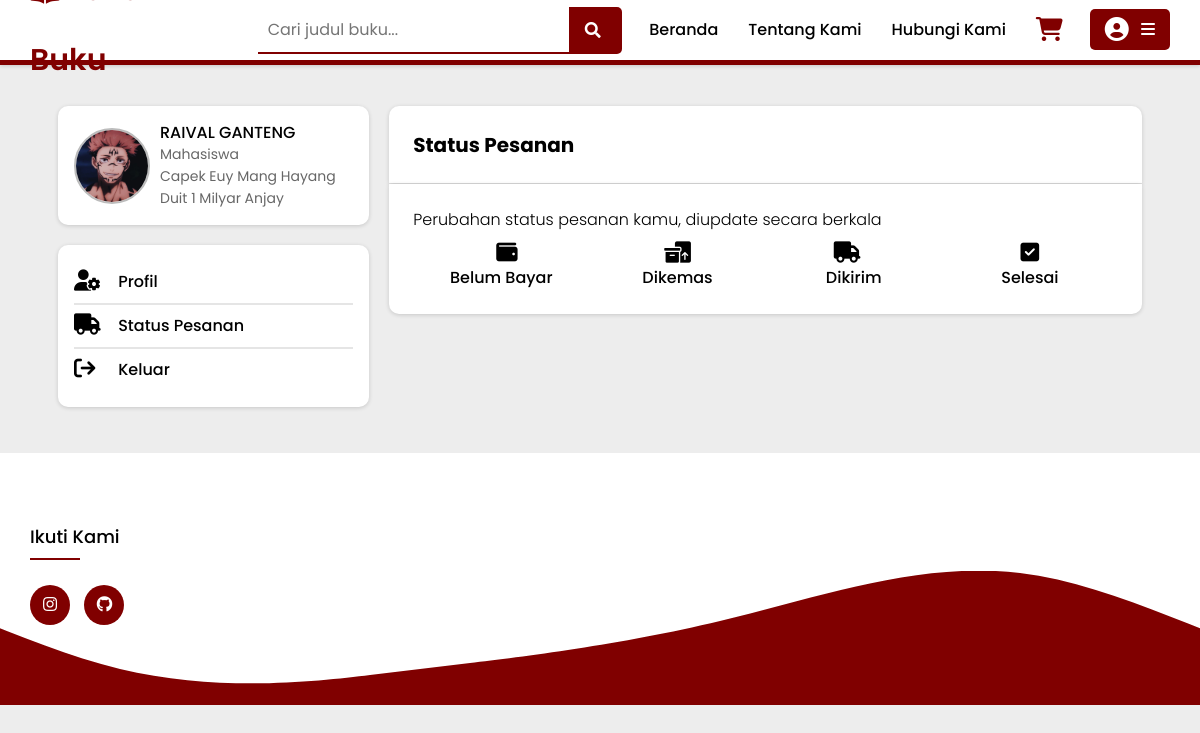
Screenshot of /tukubuku.com/profile/order-stat.php (signed in) with the database file from the repository.
### tables this page shows
CREATE TABLE `user` (
  `userID` int(11) NOT NULL,
  `avatar` varchar(255) NOT NULL,
  `fullname` varchar(100) NOT NULL,
  `gender` enum('Laki-laki','Perempuan') NOT NULL,
  `ttl` varchar(20) DEFAULT NULL,
  `email` varchar(50) NOT NULL,
  `username` varchar(50) NOT NULL,
  `password` varchar(20) NOT NULL,
  `status` enum('Lainnya','Siswa','Mahasiswa','Pekerja','Ibu_Rumah_Tangga') NOT NULL,
  `bio` varchar(100) NOT NULL,
  `phone` varchar(15) NOT NULL,
  `socmed` varchar(30) DEFAULT NULL,
  `address` varchar(60) DEFAULT NULL
);

### tukubuku.com/profile/prf-ls.php (the view, shortened to what this page needs)
<?php
$currentLocation = $_SERVER['REQUEST_URI'];
if (strpos($currentLocation, 'orderstatus') !== false || strpos($currentLocation, 'edit') !== false) {
    $profAddr = '../profile.php';
} else {
    $profAddr = 'profile.php';
}
if (strpos($currentLocation, 'edit') !== false || strpos($currentLocation, 'orderstatus') !== false) {
    $ppurl = '../../image/profile/';
} else {
    $ppurl = '../image/profile/';
}
?>
<?php
if (isset($_SESSION['username'])) {
    $username = $_SESSION['username'];
    $sql = "SELECT * FROM user WHERE (username = '$username' OR email = '$username')";
    $result = mysqli_query($db, $sql);
    if ($result) {
        $row = mysqli_fetch_assoc($result);
        $fullname = $row['fullname'];
        $pp = $row['avatar'];
        $stat = $row['status'];
        $bio = $row['bio'];
    } else {
        $fullname = "";
        $pp = "default_profile.png";
        $stat = "";
        $bio = "";
    }
} else {
    $fullname = "";
    $pp = "default_profile.png";
    $stat = "";
    $bio = "";
}
?>
<!DOCTYPE html>
<html lang="en">
<head>
    <link rel="stylesheet" href="profile.css">
</head>
<body>
    <div class="leftSide">
        <div class="profBox">
            <div class="pp">
                <form class="form" id="form" action="" enctype="multipart/form-data" method="post">
                    <div class="profile-pic">
                        <label class="-label" for="avatar">
                            <span class="glyphicon glyphicon-camera"></span>
                            <span>Ganti Gambar</span>
                        </label>
                        <img src="<?php echo $ppurl . $pp; ?>" id="output" width="128" height="128"
                            alt="<?php echo $pp; ?>" />
                    </div>
                </form>
            </div>
            <div class="descPp">
                <span class="descName">
                    <?php if (isset($fullname) && $fullname !== ""): ?>
                        <span><?php echo htmlspecialchars($fullname); ?></span>
                    <?php else: ?>
                        <span>[Nama Lengkap User]</span>
                    <?php endif; ?>
                </span><br>
                <span class="descStat">
                    <?php if (isset($stat) && $stat !== ""): ?>
                        <span><?php echo htmlspecialchars($stat); ?></span>
                    <?php else: ?>
                        <span>[Status User]</span>
                    <?php endif; ?>
                </span><br>
                <span class="descCamp">
                    <?php if (isset($bio) && $bio !== ""): ?>
                        <span><?php echo htmlspecialchars($bio); ?></span>
                    <?php else: ?>
                        <span>[Bio User]</span>
                    <?php endif; ?>
                </span>
            </div>
        </div>
        <div class="setBox">
            <ul>
                <li class="setBut">
                    <a href="<?php echo htmlspecialchars($profAddr); ?>">
                        <i class="fa-solid fa-user-cog fa-lg"></i>
                        <span class="setText">Profil</span>
                    </a>
                </li>
                <li class="setBut">
                    <a href="javascript:void(0);" onclick="openIF()">
                        <i class="fa-solid fa-truck fa-lg" aria-hidden="true"></i>
                        <span class="setText">Status Pesanan</span>
                    </a>
                </li>
                <li class="setBut">
                    <a href="javascript:void(0);" onclick="openLogoutPopup()">
                        <i class='fa fa-sign-out fa-lg'></i>
                        <span class="setText">Keluar</span>
                    </a>
                </li>
            </ul>
        </div>
    </div>
</body>
</html>

### tukubuku.com/profile/order-stat.css (style rules this page uses)
body { font-family: Montserrat; font-optical-sizing: auto; font-weight: 300; background-color: #EDEDED; }
.leftSide { padding: 10px; width: 30%; height: auto; }
.profBox { background-color: white; height: auto; width: 100%; display: flex; border-radius: 10px; padding: 16px; align-items: center; align-content: center; box-shadow: rgba(0, 0, 0, 0.16) 0px 1px 4px; }
.setBox { margin-top: 20px; padding: 16px; background-color: white; height: auto; width: 100%; border-radius: 10px; box-shadow: rgba(0, 0, 0, 0.16) 0px 1px 4px; }
li { list-style-type: none; }
.pp img { height: 72px; width: 72px; }
.descPp { font-family: Montserrat; margin: 0 0 0 10px; line-height: 21px; font-weight: 300; }
.descName { text-transform: uppercase; font-size: 16px; font-weight: 500; }
.descStat, .descCamp { text-transform: capitalize; color: rgba(0, 0, 0, 0.6);; font-size: 14px; font-weight: 400; }
.fa-user-cog, .fa-truck, .fa-sign-out { height: 10px; width: 10px; padding-right: 40px; }

### tukubuku.com/profile/profile.css (style rules this page uses)
body { font-family: Montserrat; font-optical-sizing: auto; font-weight: 300; background-color: #EDEDED; }
.fa-user-cog, .fa-truck, .fa-sign-out { height: 10px; width: 10px; padding-right: 40px; }

### tukubuku.com/profile/prf-ls.php (style rules this page uses)
.profile-pic { border: 2px solid rgba(0, 0, 0, 0.3); border-radius: 50%; color: transparent; transition: all 0.3s ease; display: flex; justify-content: center; align-items: center; position: relative; transition: all 0.3s ease; }
.profile-pic img { position: absolute; object-fit: cover; width: 72px; height: 72px; box-shadow: 0 0 10px 0 rgba(255, 255, 255, 0.35); border-radius: 100px; z-index: 0; }
.profile-pic .-label { cursor: pointer; height: 72px; width: 72px; }
.profile-pic span { display: inline-flex; padding: 0.2em; height: 2em; }
.leftSide { padding: 10px; width: 30%; height: auto; }
.profBox { background-color: white; height: auto; width: 100%; display: flex; border-radius: 10px; padding: 16px; align-items: center; align-content: center; box-shadow: rgba(0, 0, 0, 0.16) 0px 1px 4px; }
.setBox { margin-top: 20px; padding: 16px; background-color: white; height: auto; width: 100%; border-radius: 10px; box-shadow: rgba(0, 0, 0, 0.16) 0px 1px 4px; }
.setBut:not(:last-child) { border-bottom: 2px solid rgba(0, 0, 0, 0.1); }
li { list-style-type: none; }
.pp img { height: 72px; width: 72px; }
.descPp { font-family: Montserrat; margin: 0 0 0 10px; line-height: 21px; font-weight: 300; }
.descName { text-transform: uppercase; font-size: 16px; font-weight: 500; }
.descStat, .descCamp { text-transform: capitalize; color: rgba(0, 0, 0, 0.6); font-size: 14px; font-weight: 400; }

### tukubuku.com/Layout/footer.php (style rules this page uses)
body { line-height: 1.5; font-family: 'Poppins', sans-serif; }
* { margin: 0; padding: 0; box-sizing: border-box; }
ul { list-style: none; }

### rows the page displays
user: avatar (picture), fullname "RAIVAL GANTENG", status "Mahasiswa", bio "Capek Euy Mang Hayang Duit 1 Milyar Anjay"
